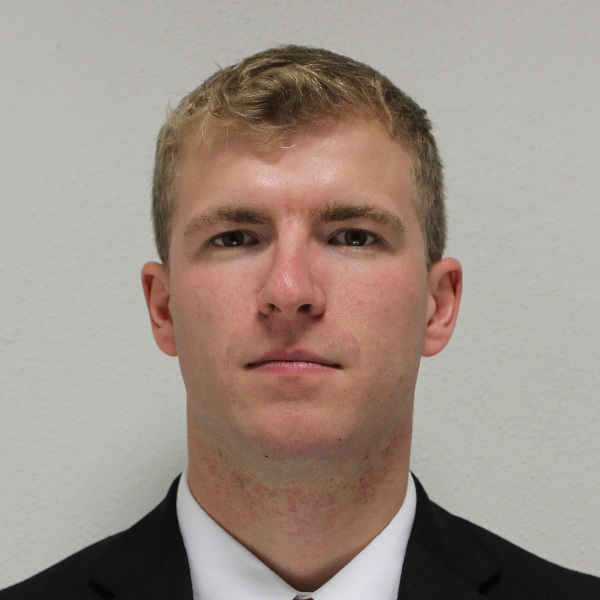
#> input picture basemanphoto.jpg, 600 x 600 px
$ python imagemanipulation2.py
#> lines starting #> are read from the running program, lines starting #| are printed output that depends on the picture
from PIL import Image
import colorsys
img = Image.open("basemanphoto.jpg")
#> img is the input picture: PIL image 600x600 RGB; mean R, G, B 158.8, 144.6, 135.4
width, height = img.size
#> width = 600; height = 600
pixels = img.load()

for i in range(width):
    for j in range(height):
        r, g, b = pixels[i,j]

        h, s, v = colorsys.rgb_to_hsv(r/255, g/255, b/255)
        h = h * 10
        s = s * 2
        v = v * 2
        r, g, b = colorsys.hsv_to_rgb(h, s, v)
        r = int(r*255)
        g = int(g*255)
        b = int(b*255)

        pixels[i, j] = (r, g, b)

img.show()
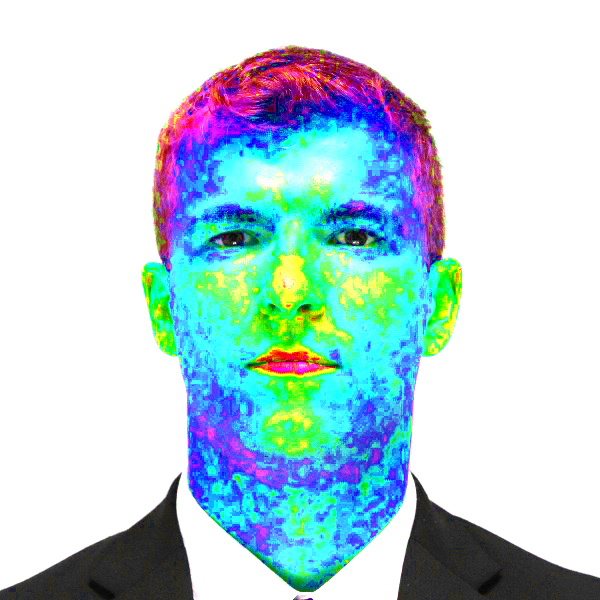
#> shown: PIL image 600x600 RGB; mean R, G, B 184.9, 212.2, 219.6
